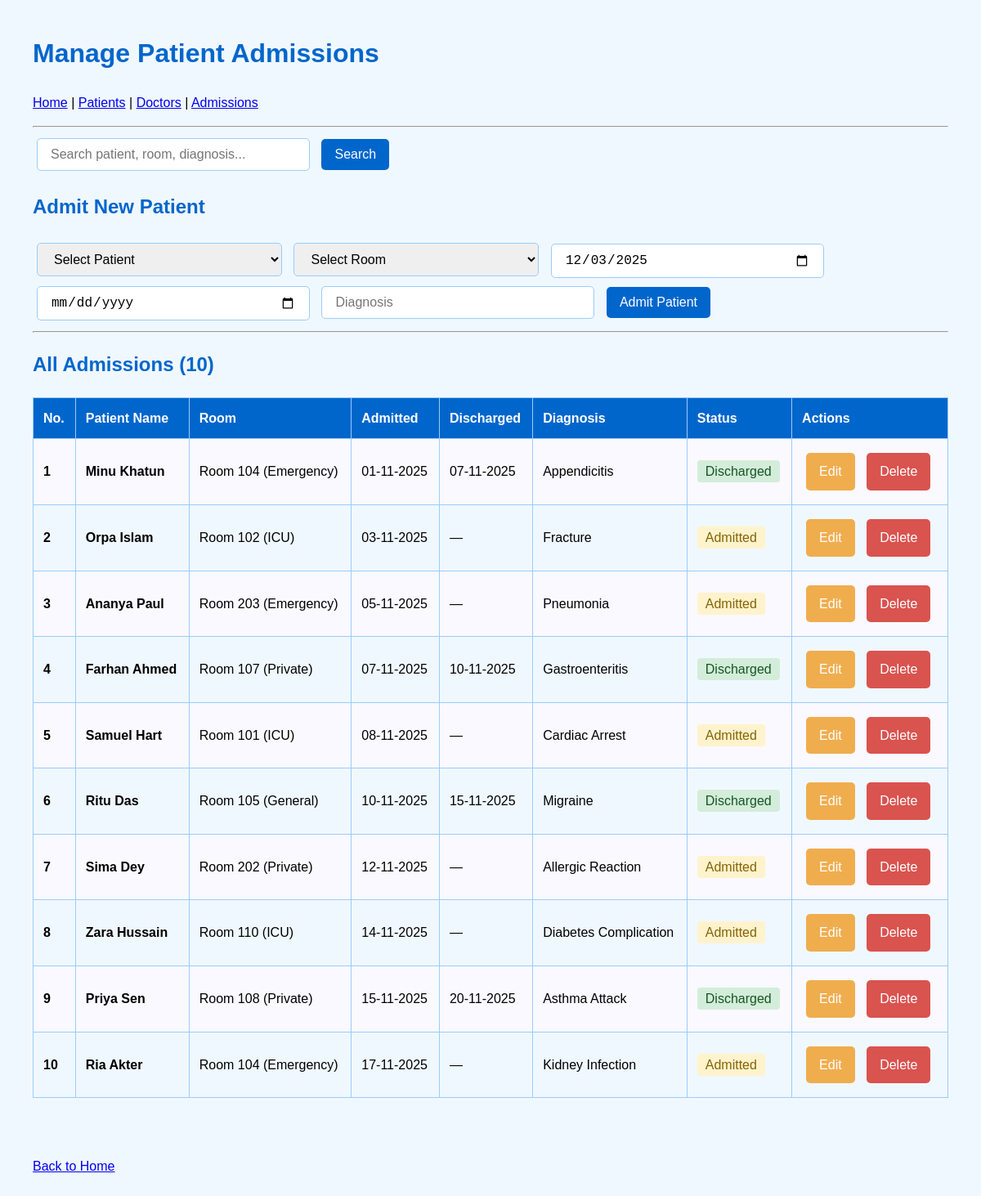
/hms/admissions.php, run on the app's committed database.
### tables this page shows
CREATE TABLE `admission` (
  `admission_id` int(11) NOT NULL,
  `patient_id` int(11) NOT NULL,
  `room_number` int(11) NOT NULL,
  `admission_date` date NOT NULL,
  `discharge_date` date DEFAULT NULL,
  `diagnosis` varchar(100) DEFAULT NULL
);

CREATE TABLE `patient` (
  `patient_id` int(11) NOT NULL,
  `first_name` varchar(20) NOT NULL,
  `last_name` varchar(20) NOT NULL,
  `date_of_birth` date NOT NULL,
  `gender` enum('M','F','Other') NOT NULL,
  `blood_group` enum('A+','A-','B+','B-','O+','O-','AB+','AB-') NOT NULL,
  `phone` varchar(15) NOT NULL,
  `email` varchar(50) NOT NULL,
  `address` varchar(50) NOT NULL
);

CREATE TABLE `room` (
  `room_number` int(11) NOT NULL,
  `room_type` enum('ICU','Emergency','General','Private') NOT NULL,
  `department_id` int(11) NOT NULL,
  `availability` varchar(10) DEFAULT NULL
);

### hms/admissions.php (the view, shortened to what this page needs)
<?php
require 'db.php';
$edit_mode = false;
$edit_data = null;
$search = trim($_GET['search'] ?? '');
$sql = "SELECT a.*, p.first_name, p.last_name, r.room_type
        FROM admission a
        LEFT JOIN patient p ON a.patient_id = p.patient_id
        LEFT JOIN room r ON a.room_number = r.room_number
        WHERE p.first_name LIKE ? OR p.last_name LIKE ?
           OR a.room_number LIKE ? OR a.diagnosis LIKE ?
        ORDER BY a.admission_id ASC";
$stmt = $pdo->prepare($sql);
$stmt->execute(["%$search%", "%$search%", "%$search%", "%$search%"]);
$admissions = $stmt->fetchAll();
?>
<!DOCTYPE html>
<html>
<head>
</head>
<body>
<h1>Manage Patient Admissions</h1>
<p>
    <a href="index.php">Home</a> |
    <a href="patients.php">Patients</a> |
    <a href="doctors.php">Doctors</a> |
    <a href="admissions.php">Admissions</a>
</p>
<hr>
<form method="GET">
    <input type="text" name="search" placeholder="Search patient, room, diagnosis..."
           value="<?=htmlspecialchars($search)?>" size="60">
    <button type="submit">Search</button>
</form>
<h2><?= $edit_mode ? "Edit Admission" : "Admit New Patient" ?></h2>
<form method="POST">
    <select name="patient_id" required>
        <option value="">Select Patient</option>
    </select>
    <select name="room_number" required>
        <option value="">Select Room</option>
    </select>
    <input type="date" name="admission_date"
           value="<?= $edit_mode ? $edit_data['admission_date'] : date('Y-m-d') ?>" required>
    <input type="date" name="discharge_date"
           value="<?= $edit_mode && $edit_data['discharge_date'] && $edit_data['discharge_date']!='0000-00-00' ? $edit_data['discharge_date'] : '' ?>">
    <input type="text" name="diagnosis" placeholder="Diagnosis"
           value="<?= $edit_mode ? htmlspecialchars($edit_data['diagnosis']) : '' ?>" required>
    <?php if($edit_mode): ?>
        <input type="hidden" name="id" value="<?= $edit_data['admission_id'] ?>">
        <button type="submit" name="update">Update Admission</button>
        <a href="admissions.php<?= $search?'?search='.urlencode($search):'' ?>" class="btn cancel-btn">Cancel</a>
    <?php else: ?>
        <button type="submit" name="add">Admit Patient</button>
    <?php endif; ?>
</form>
<hr>
<h2>All Admissions (<?= count($admissions) ?>)</h2>
<?php if(empty($admissions)): ?>
    <p>No admissions found.</p>
<?php else: ?>
<table>
    <tr>
        <th>No.</th>
        <th>Patient Name</th>
        <th>Room</th>
        <th>Admitted</th>
        <th>Discharged</th>
        <th>Diagnosis</th>
        <th>Status</th>
        <th>Actions</th>
    </tr>
    <?php $no = 1; foreach($admissions as $a): ?>
    <tr>
        <td><strong><?= $no++ ?></strong></td>
        <td><strong><?= htmlspecialchars($a['first_name'].' '.$a['last_name']) ?></strong></td>
        <td>Room <?= $a['room_number'] ?> (<?= $a['room_type'] ?? 'Standard' ?>)</td>
        <td><?= date('d-m-Y', strtotime($a['admission_date'])) ?></td>
        <td><?= $a['discharge_date'] && $a['discharge_date']!='0000-00-00' ? date('d-m-Y', strtotime($a['discharge_date'])) : '—' ?></td>
        <td><?= htmlspecialchars($a['diagnosis']) ?></td>
        <td>
            <?php if(!$a['discharge_date'] || $a['discharge_date']==='0000-00-00'): ?>
                <span class="status-admitted">Admitted</span>
            <?php else: ?>
                <span class="status-discharged">Discharged</span>
            <?php endif; ?>
        </td>
        <td>
            <a href="?edit=<?= $a['admission_id'] ?>&search=<?= urlencode($search) ?>" class="btn edit-btn">Edit</a>
            <a href="?delete=<?= $a['admission_id'] ?>&search=<?= urlencode($search) ?>"
               onclick="return confirm('Delete forever?')" class="btn delete-btn">Delete</a>
        </td>
    </tr>
    <?php endforeach; ?>
</table>
<?php endif; ?>
<br><br>
<a href="index.php">Back to Home</a>
</body>
</html>

### hms/admissions.php (style rules this page uses)
body { font-family: Arial;background: #f0f8ff;margin: 40px;line-height: 1.6; }
h1,h2 { color: #0066cc; }
input,select,button,.btn { padding:10px 16px;margin:5px;font-size:16px;border-radius:5px; }
input,select { border:1px solid #99ccff;width:300px; }
button,.btn { background:#0066cc;color:white;border:none;cursor:pointer;text-decoration:none;display:inline-block; }
.edit-btn { background:#f0ad4e; }
.delete-btn { background:#d9534f; }
table { width:100%;border-collapse:collapse;margin:20px 0; }
th,td { border:1px solid #99ccff;padding:12px;text-align:left; }
th { background:#0066cc;color:white; }
tr:nth-child(even) { background:#f9f9ff; }
.status-admitted { background:#fff3cd;color:#856404;padding:5px 10px;border-radius:4px; }
.status-discharged { background:#d4edda;color:#155724;padding:5px 10px;border-radius:4px; }

### data on the page
admission: patient.last_name "Minu Khatun", room_number "104", room_number.room_type "Emergency", admission_date "01-11-2025", discharge_date "07-11-2025", diagnosis "Appendicitis", shows "Discharged"
admission: patient.last_name "Orpa Islam", room_number "102", room_number.room_type "ICU", admission_date "03-11-2025", diagnosis "Fracture", shows "Admitted"
admission: patient.last_name "Ananya Paul", room_number "203", room_number.room_type "Emergency", admission_date "05-11-2025", diagnosis "Pneumonia", shows "Admitted"
admission: patient.last_name "Farhan Ahmed", room_number "107", room_number.room_type "Private", admission_date "07-11-2025", discharge_date "10-11-2025", diagnosis "Gastroenteritis", shows "Discharged"
admission: patient.last_name "Samuel Hart", room_number "101", room_number.room_type "ICU", admission_date "08-11-2025", diagnosis "Cardiac Arrest", shows "Admitted"
admission: patient.last_name "Ritu Das", room_number "105", room_number.room_type "General", admission_date "10-11-2025", discharge_date "15-11-2025", diagnosis "Migraine", shows "Discharged"
admission: patient.last_name "Sima Dey", room_number "202", room_number.room_type "Private", admission_date "12-11-2025", diagnosis "Allergic Reaction", shows "Admitted"
admission: patient.last_name "Zara Hussain", room_number "110", room_number.room_type "ICU", admission_date "14-11-2025", diagnosis "Diabetes Complication", shows "Admitted"
admission: patient.last_name "Priya Sen", room_number "108", room_number.room_type "Private", admission_date "15-11-2025", discharge_date "20-11-2025", diagnosis "Asthma Attack", shows "Discharged"
admission: patient.last_name "Ria Akter", room_number "104", room_number.room_type "Emergency", admission_date "17-11-2025", diagnosis "Kidney Infection", shows "Admitted"

### other printed values
count($admissions) "10"
